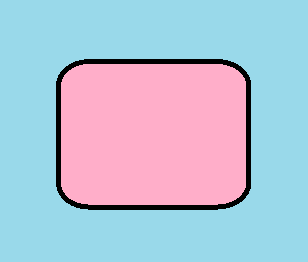
#> input picture MEng_project_Vidhula/square.png, 308 x 262 px, found by its file name
$ jupyter execute --allow-errors transform.ipynb
#> lines starting #> are read from the running program, lines starting #| are printed output that depends on the picture
[cell 1]
import numpy as np
import matplotlib.pyplot as plt
import math, array
from PIL import Image, ImageOps
import cv2
# Draw circle

plt.figure(figsize=(5, 5), facecolor='black')
fig, ax = plt.subplots(figsize=(2, 2), facecolor='black')
circle = plt.Circle((0.5, 0.5), 0.4, fill=True, edgecolor='white', linewidth=5)
ax.add_patch(circle)
ax.set_xlim(0, 1)
ax.set_ylim(0, 1)
ax.set_aspect('equal', adjustable='box')
ax.set_facecolor('black')
plt.show()
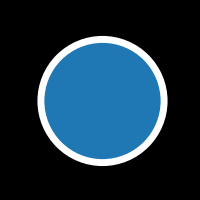
#> figure drawn by matplotlib, 1 panel
png_file_path = 'circle.png'
plt.savefig(png_file_path, format='png')

img = cv2.imread('square.png')
#> img is the input picture: shape (262, 308, 3); mean B, G, R 214.5, 195, 179.4
img = cv2.cvtColor(img, cv2.COLOR_BGR2RGB) #CV uses BGR instead of RGB
# [9 lines of commented-out code are left out]
amplitudes = []
#> (the rest of this cell did not finish here and is left out)

#> (a cell that did not finish here is left out)

[cell 3]
import numpy as np
import matplotlib.pyplot as plt
import math, array
from PIL import Image, ImageOps

# Draw circle

plt.figure(figsize=(5, 5), facecolor='black')
fig, ax = plt.subplots(figsize=(2, 2), facecolor='black')
circle = plt.Circle((0.5, 0.5), 0.4, fill=False, edgecolor='white', linewidth=5)
ax.add_patch(circle)
ax.set_xlim(0, 1)
ax.set_ylim(0, 1)
ax.set_aspect('equal', adjustable='box')
ax.set_facecolor('black')

png_file_path = 'bright_open_circle.png'
plt.savefig(png_file_path, format='png', facecolor='black', bbox_inches='tight')
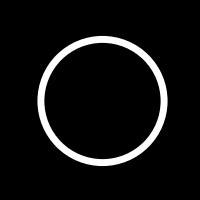
#> figure drawn by matplotlib, 1 panel
plt.close()

bmp_file_path = 'bright_open_circle.bmp'
#> (the rest of this cell did not finish here and is left out)
